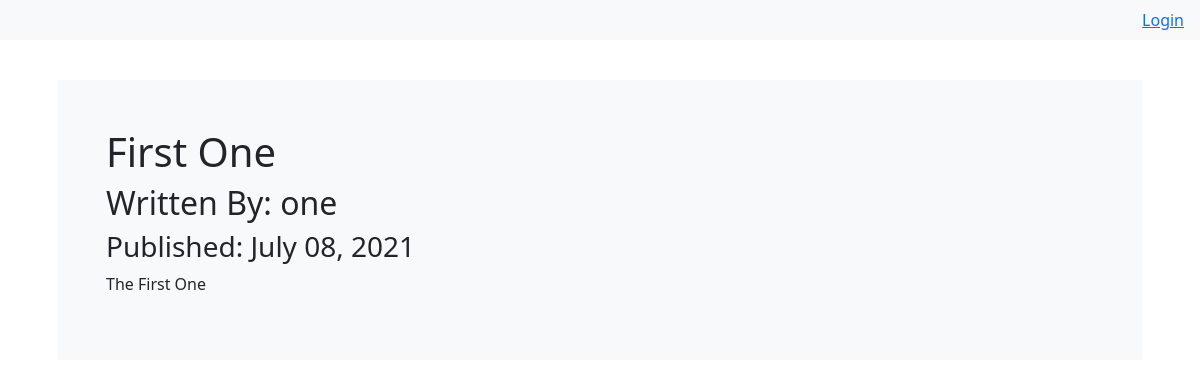
/1, run on an earlier commit of the app's database.
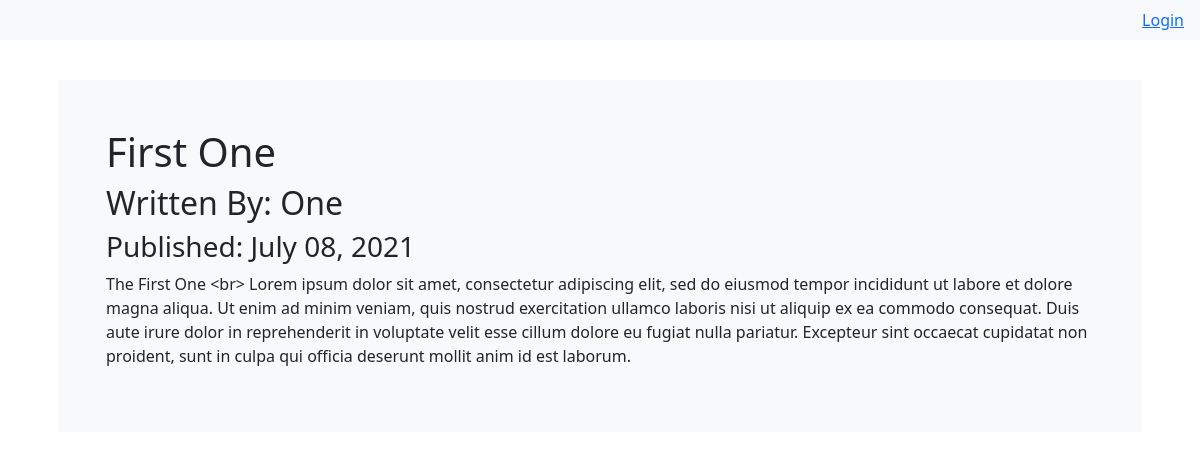
And on a later commit of the database.
### dusk/models.py (models this page shows, shortened)
class User(db.Model,UserMixin):
    __tablename__ = 'users'
    id = db.Column(db.Integer, primary_key=True)
    profile_image = db.Column(db.String(64),nullable=False,default='default_profile.png')
    email = db.Column(db.String(64),unique=True,index=True)
    username = db.Column(db.String(64),unique=True,index=True)
    password_hash = db.Column(db.String(128))
    story = db.relationship('Story',backref='author',lazy=True)

class Story(db.Model):
    users = db.relationship(User)
    id = db.Column(db.Integer, primary_key=True)
    user_id = db.Column(db.Integer,db.ForeignKey('users.id'),nullable=False)
    date = db.Column(db.DateTime,nullable=False,default=datetime.utcnow)
    title = db.Column(db.String(140), nullable=False)
    text = db.Column(db.Text,nullable=False)

### dusk/users/views.py (the view)
@users.route("/<username>")
def user_posts(username):
    page = request.args.get('page',1,type=int)
    user = User.query.filter_by(username=username).first_or_404()
    stories = Story.query.filter_by(author=user).order_by(Story.date.desc()).paginate(page=page,per_page=5)
    return render_template('user_stories.html',stories=stories,user=user)

### dusk/story/views.py (called while the page is built)
@storys.route('/<int:story_id>')
def story(story_id):
    story = Story.query.get_or_404(story_id)
    return render_template('story.html',post=story)

### dusk/templates/story.html (shortened to what this page needs)
{% extends "base.html" %}
{% block content %}
    <div class="bg-light p-5 rounded-lg m-3">
        <h1>{{post.title}}</h1>
        <h2>Written By: {{post.author.username}}</h2>
        <h3>Published: {{post.date.strftime('%B %d, %Y')}}</h3>
        <p>{{post.text}}</p>
    </div>
{% endblock %}

What changed in the data, as far as the page shows it:
changed Story "First One": text "The First One" → "The First One <br> Lorem ipsum dolor sit amet, consectetur adipiscing elit, sed do eiusmod tempor incididunt ut labore et dolore magna aliqua. Ut enim ad minim veniam, quis nostrud exercitation ullamco laboris nisi ut aliquip ex ea commodo consequat. Duis aute irure dolor in reprehenderit in voluptate velit esse cillum dolore eu fugiat nulla pariatur. Excepteur sint occaecat cupidatat non proident, sunt in culpa qui officia deserunt mollit anim id est laborum."
changed User: author.username "one" → "One"
